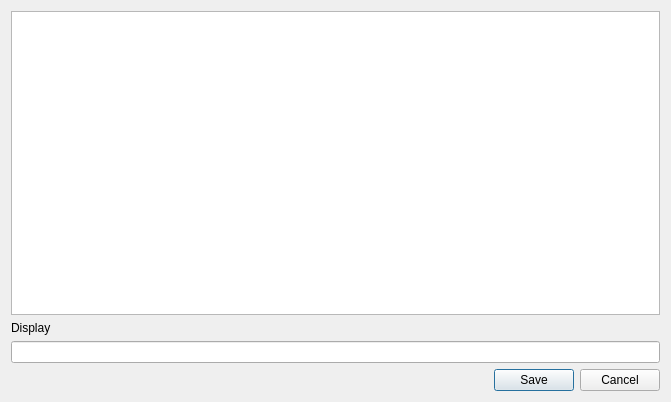
<?xml version="1.0" encoding="UTF-8"?>
<ui version="4.0">
 <class>DisplayWindow</class>
 <widget class="QDialog" name="DisplayWindow">
  <property name="geometry">
   <rect>
    <x>0</x>
    <y>0</y>
    <width>671</width>
    <height>402</height>
   </rect>
  </property>
  <property name="windowTitle">
   <string>About Turing</string>
  </property>
  <property name="windowIcon">
   <iconset>
    <normaloff>:/icon/media/icon.ico</normaloff>:/icon/media/icon.ico</iconset>
  </property>
  <property name="modal">
   <bool>true</bool>
  </property>
  <layout class="QVBoxLayout" name="verticalLayout">
   <item>
    <layout class="QVBoxLayout" name="verticalLayout_2">
     <item>
      <widget class="QTextBrowser" name="textBrowser"/>
     </item>
    </layout>
   </item>
   <item>
    <widget class="QLabel" name="label">
     <property name="text">
      <string>Display</string>
     </property>
    </widget>
   </item>
   <item>
    <widget class="QLineEdit" name="lineInput">
     <property name="text">
      <string/>
     </property>
    </widget>
   </item>
   <item>
    <widget class="QDialogButtonBox" name="buttonBox">
     <property name="orientation">
      <enum>Qt::Horizontal</enum>
     </property>
     <property name="standardButtons">
      <set>QDialogButtonBox::Cancel|QDialogButtonBox::Save</set>
     </property>
    </widget>
   </item>
  </layout>
 </widget>
 <resources/>
 <connections>
  <connection>
   <sender>buttonBox</sender>
   <signal>accepted()</signal>
   <receiver>DisplayWindow</receiver>
   <slot>accept()</slot>
   <hints>
    <hint type="sourcelabel">
     <x>248</x>
     <y>254</y>
    </hint>
    <hint type="destinationlabel">
     <x>157</x>
     <y>274</y>
    </hint>
   </hints>
  </connection>
  <connection>
   <sender>buttonBox</sender>
   <signal>rejected()</signal>
   <receiver>DisplayWindow</receiver>
   <slot>reject()</slot>
   <hints>
    <hint type="sourcelabel">
     <x>316</x>
     <y>260</y>
    </hint>
    <hint type="destinationlabel">
     <x>286</x>
     <y>274</y>
    </hint>
   </hints>
  </connection>
 </connections>
</ui>
